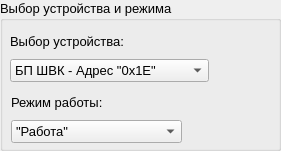
   <widget class="QGroupBox" name="deviceModeGroupBox">
    <property name="geometry">
     <rect>
      <x>20</x>
      <y>140</y>
      <width>281</width>
      <height>151</height>
     </rect>
    </property>
    <property name="font">
     <font>
      <pointsize>10</pointsize>
     </font>
    </property>
    <property name="title">
     <string>Выбор устройства и режима</string>
    </property>
    <widget class="QWidget" name="layoutWidget">
     <property name="geometry">
      <rect>
       <x>10</x>
       <y>30</y>
       <width>199</width>
       <height>52</height>
      </rect>
     </property>
     <layout class="QVBoxLayout" name="deviceVL">
      <item>
       <widget class="QLabel" name="deviceLabel">
        <property name="font">
         <font>
          <pointsize>10</pointsize>
         </font>
        </property>
        <property name="text">
         <string>Выбор устройства:</string>
        </property>
       </widget>
      </item>
      <item>
       <widget class="QComboBox" name="deviceComboBox">
        <property name="contextMenuPolicy">
         <enum>Qt::DefaultContextMenu</enum>
        </property>
        <item>
         <property name="text">
          <string>БП ШВК - Адрес &quot;0x1E&quot;</string>
         </property>
        </item>
        <item>
         <property name="text">
          <string>БП ШПСУ ПК - Адрес &quot;0x1E&quot;</string>
         </property>
        </item>
        <item>
         <property name="text">
          <string>БП ШПК - Адрес &quot;0x16&quot;</string>
         </property>
        </item>
        <item>
         <property name="text">
          <string>БП ШПК - Адрес &quot;0x15&quot;</string>
         </property>
        </item>
        <item>
         <property name="text">
          <string>БП ШПК - Адрес &quot;0x14&quot;</string>
         </property>
        </item>
        <item>
         <property name="text">
          <string>БП ШПК - Адрес &quot;0x13&quot;</string>
         </property>
        </item>
       </widget>
      </item>
     </layout>
    </widget>
    <widget class="QWidget" name="layoutWidget">
     <property name="geometry">
      <rect>
       <x>11</x>
       <y>91</y>
       <width>171</width>
       <height>52</height>
      </rect>
     </property>
     <layout class="QVBoxLayout" name="modeVL">
      <item>
       <widget class="QLabel" name="modeLabel">
        <property name="font">
         <font>
          <pointsize>10</pointsize>
         </font>
        </property>
        <property name="text">
         <string>Режим работы:</string>
        </property>
       </widget>
      </item>
      <item>
       <widget class="QComboBox" name="modeComboBox">
        <item>
         <property name="text">
          <string>&quot;Работа&quot; </string>
         </property>
        </item>
        <item>
         <property name="text">
          <string>&quot;Стенд&quot;</string>
         </property>
        </item>
       </widget>
      </item>
     </layout>
    </widget>
   </widget>
